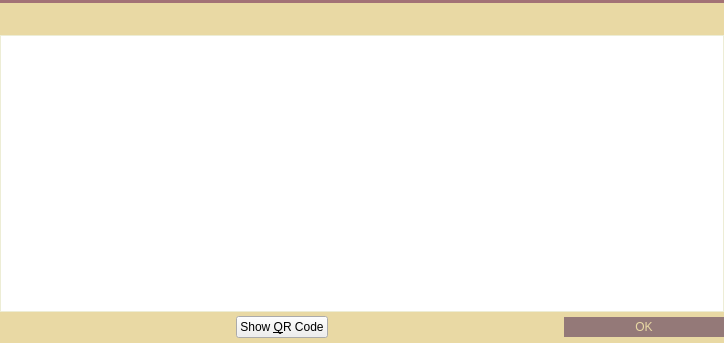
<?xml version="1.0" encoding="UTF-8"?>
<ui version="4.0">
 <class>AddressBookPage</class>
 <widget class="QWidget" name="AddressBookPage">
  <property name="geometry">
   <rect>
    <x>0</x>
    <y>0</y>
    <width>724</width>
    <height>343</height>
   </rect>
  </property>
  <property name="palette">
   <palette>
    <active>
     <colorrole role="Button">
      <brush brushstyle="SolidPattern">
       <color alpha="255">
        <red>233</red>
        <green>217</green>
        <blue>216</blue>
       </color>
      </brush>
     </colorrole>
     <colorrole role="Base">
      <brush brushstyle="SolidPattern">
       <color alpha="255">
        <red>233</red>
        <green>217</green>
        <blue>216</blue>
       </color>
      </brush>
     </colorrole>
     <colorrole role="Window">
      <brush brushstyle="SolidPattern">
       <color alpha="255">
        <red>233</red>
        <green>217</green>
        <blue>216</blue>
       </color>
      </brush>
     </colorrole>
     <colorrole role="Highlight">
      <brush brushstyle="SolidPattern">
       <color alpha="255">
        <red>235</red>
        <green>235</green>
        <blue>235</blue>
       </color>
      </brush>
     </colorrole>
     <colorrole role="HighlightedText">
      <brush brushstyle="SolidPattern">
       <color alpha="255">
        <red>171</red>
        <green>127</green>
        <blue>130</blue>
       </color>
      </brush>
     </colorrole>
    </active>
    <inactive>
     <colorrole role="Button">
      <brush brushstyle="SolidPattern">
       <color alpha="255">
        <red>233</red>
        <green>217</green>
        <blue>216</blue>
       </color>
      </brush>
     </colorrole>
     <colorrole role="Base">
      <brush brushstyle="SolidPattern">
       <color alpha="255">
        <red>233</red>
        <green>217</green>
        <blue>216</blue>
       </color>
      </brush>
     </colorrole>
     <colorrole role="Window">
      <brush brushstyle="SolidPattern">
       <color alpha="255">
        <red>233</red>
        <green>217</green>
        <blue>216</blue>
       </color>
      </brush>
     </colorrole>
     <colorrole role="Highlight">
      <brush brushstyle="SolidPattern">
       <color alpha="255">
        <red>235</red>
        <green>235</green>
        <blue>235</blue>
       </color>
      </brush>
     </colorrole>
     <colorrole role="HighlightedText">
      <brush brushstyle="SolidPattern">
       <color alpha="255">
        <red>171</red>
        <green>127</green>
        <blue>130</blue>
       </color>
      </brush>
     </colorrole>
    </inactive>
    <disabled>
     <colorrole role="Button">
      <brush brushstyle="SolidPattern">
       <color alpha="255">
        <red>233</red>
        <green>217</green>
        <blue>216</blue>
       </color>
      </brush>
     </colorrole>
     <colorrole role="Base">
      <brush brushstyle="SolidPattern">
       <color alpha="255">
        <red>233</red>
        <green>217</green>
        <blue>216</blue>
       </color>
      </brush>
     </colorrole>
     <colorrole role="Window">
      <brush brushstyle="SolidPattern">
       <color alpha="255">
        <red>233</red>
        <green>217</green>
        <blue>216</blue>
       </color>
      </brush>
     </colorrole>
     <colorrole role="Highlight">
      <brush brushstyle="SolidPattern">
       <color alpha="255">
        <red>240</red>
        <green>240</green>
        <blue>240</blue>
       </color>
      </brush>
     </colorrole>
     <colorrole role="HighlightedText">
      <brush brushstyle="SolidPattern">
       <color alpha="255">
        <red>171</red>
        <green>127</green>
        <blue>130</blue>
       </color>
      </brush>
     </colorrole>
    </disabled>
   </palette>
  </property>
  <property name="windowTitle">
   <string>Address Book</string>
  </property>
  <property name="styleSheet">
   <string notr="true">#AddressBookPage {
	background-color: #e9d9a4;
 }</string>
  </property>
  <layout class="QVBoxLayout" name="verticalLayout">
   <property name="spacing">
    <number>0</number>
   </property>
   <property name="margin">
    <number>0</number>
   </property>
   <item>
    <widget class="Line" name="line_6">
     <property name="styleSheet">
      <string notr="true">background-color: #A37276;</string>
     </property>
     <property name="frameShadow">
      <enum>QFrame::Raised</enum>
     </property>
     <property name="lineWidth">
      <number>0</number>
     </property>
     <property name="orientation">
      <enum>Qt::Horizontal</enum>
     </property>
    </widget>
   </item>
   <item>
    <widget class="QWidget" name="wAddressBookHeader" native="true">
     <property name="minimumSize">
      <size>
       <width>0</width>
       <height>32</height>
      </size>
     </property>
     <property name="maximumSize">
      <size>
       <width>16777215</width>
       <height>32</height>
      </size>
     </property>
     <property name="is_header" stdset="0">
      <bool>true</bool>
     </property>
     <layout class="QHBoxLayout" name="horizontalLayout_13">
      <property name="margin">
       <number>0</number>
      </property>
      <item>
       <spacer name="horizontalSpacer_17">
        <property name="orientation">
         <enum>Qt::Horizontal</enum>
        </property>
        <property name="sizeType">
         <enum>QSizePolicy::Fixed</enum>
        </property>
        <property name="sizeHint" stdset="0">
         <size>
          <width>3</width>
          <height>20</height>
         </size>
        </property>
       </spacer>
      </item>
      <item>
       <widget class="QLabel" name="label_25">
        <property name="sizePolicy">
         <sizepolicy hsizetype="Preferred" vsizetype="Preferred">
          <horstretch>0</horstretch>
          <verstretch>0</verstretch>
         </sizepolicy>
        </property>
        <property name="minimumSize">
         <size>
          <width>30</width>
          <height>30</height>
         </size>
        </property>
        <property name="maximumSize">
         <size>
          <width>30</width>
          <height>30</height>
         </size>
        </property>
        <property name="text">
         <string/>
        </property>
        <property name="pixmap">
         <pixmap resource="../res.qrc">:/res/address_book.png</pixmap>
        </property>
       </widget>
      </item>
      <item>
       <widget class="QLabel" name="label_25_1">
        <property name="sizePolicy">
         <sizepolicy hsizetype="Preferred" vsizetype="Preferred">
          <horstretch>0</horstretch>
          <verstretch>0</verstretch>
         </sizepolicy>
        </property>
        <property name="minimumSize">
         <size>
          <width>30</width>
          <height>30</height>
         </size>
        </property>
        <property name="maximumSize">
         <size>
          <width>30</width>
          <height>30</height>
         </size>
        </property>
        <property name="text">
         <string/>
        </property>
        <property name="pixmap">
         <pixmap resource="../res.qrc">:/res/download.png</pixmap>
        </property>
       </widget>
      </item>
      <item>
       <widget class="QLabel" name="label_27">
        <property name="font">
         <font>
          <pointsize>11</pointsize>
          <stylestrategy>PreferAntialias</stylestrategy>
         </font>
        </property>
        <property name="styleSheet">
         <string notr="true">QLabel {
	color: #e9d9a4;
}</string>
        </property>
        <property name="text">
         <string>Address Book</string>
        </property>
       </widget>
      </item>
      <item>
       <widget class="QPushButton" name="bClose">
        <property name="minimumSize">
         <size>
          <width>30</width>
          <height>30</height>
         </size>
        </property>
        <property name="maximumSize">
         <size>
          <width>30</width>
          <height>30</height>
         </size>
        </property>
        <property name="styleSheet">
         <string notr="true">QPushButton {	
	image: url(:/res/close_normal.png);
	border: 0px solid gray;
}
QPushButton:pressed:flat {
	image: url(:/res/close_normal.png);
}

QPushButton:hover {
	image: url(:/res/close_hover.png);
}</string>
        </property>
        <property name="text">
         <string notr="true"/>
        </property>
        <property name="flat">
         <bool>true</bool>
        </property>
       </widget>
      </item>
     </layout>
    </widget>
   </item>
   <item>
    <widget class="QTableView" name="tableView">
     <property name="contextMenuPolicy">
      <enum>Qt::CustomContextMenu</enum>
     </property>
     <property name="toolTip">
      <string>Double-click to edit address or label</string>
     </property>
     <property name="styleSheet">
      <string notr="true"> QScrollBar:vertical {
     border: 0px solid grey;
     background: white;
     width: 9px;
     margin: 24px 0px 0 0px;
 }
 QScrollBar::handle:vertical {
     background: #fdeeb8;
     min-width: 20px;
 }
QScrollBar::sub-line:vertical {
	height: 0px;
    width: 0px;
}

QHeaderView {
	background-color: #e9d9a4;
	font-size: 10;
	text-align:left;
}
QHeaderView::section {
    background-color: #e9d9a4;
    color: #d78a20;
    padding-left: 5px;
    border: 0px solid #6c6c6c;
	text-align:left;
}

/* style the sort indicator */
QHeaderView::down-arrow {
    image: url(down_arrow.png);
}

QHeaderView::up-arrow {
    image: url(up_arrow.png);
}

QTableView {
	border: 1px solid #ededd5;
	selection-background-color: #ebebeb;
	selection-color: rgb(171, 127, 130);
}</string>
     </property>
     <property name="frameShape">
      <enum>QFrame::NoFrame</enum>
     </property>
     <property name="horizontalScrollBarPolicy">
      <enum>Qt::ScrollBarAlwaysOff</enum>
     </property>
     <property name="editTriggers">
      <set>QAbstractItemView::AnyKeyPressed|QAbstractItemView::DoubleClicked|QAbstractItemView::EditKeyPressed</set>
     </property>
     <property name="tabKeyNavigation">
      <bool>false</bool>
     </property>
     <property name="alternatingRowColors">
      <bool>true</bool>
     </property>
     <property name="selectionMode">
      <enum>QAbstractItemView::SingleSelection</enum>
     </property>
     <property name="selectionBehavior">
      <enum>QAbstractItemView::SelectRows</enum>
     </property>
     <property name="showGrid">
      <bool>false</bool>
     </property>
     <attribute name="verticalHeaderVisible">
      <bool>false</bool>
     </attribute>
     <attribute name="verticalHeaderDefaultSectionSize">
      <number>20</number>
     </attribute>
     <attribute name="verticalHeaderMinimumSectionSize">
      <number>20</number>
     </attribute>
    </widget>
   </item>
   <item>
    <layout class="QHBoxLayout" name="horizontalLayout_14">
     <item>
      <spacer name="horizontalSpacer_18">
       <property name="orientation">
        <enum>Qt::Horizontal</enum>
       </property>
       <property name="sizeHint" stdset="0">
        <size>
         <width>40</width>
         <height>20</height>
        </size>
       </property>
      </spacer>
     </item>
     <item>
      <widget class="QPushButton" name="newAddressButton">
       <property name="minimumSize">
        <size>
         <width>31</width>
         <height>31</height>
        </size>
       </property>
       <property name="maximumSize">
        <size>
         <width>31</width>
         <height>31</height>
        </size>
       </property>
       <property name="styleSheet">
        <string notr="true">QPushButton {
	border: 0px solid gray;
	image: url(:/res/add_contact/normal.png);
}

QPushButton:pressed:flat {
	image: url(:/res/add_contact/pressed.png);
}

QPushButton:hover {
	image: url(:/res/add_contact/hover.png);
}

QPushButton:!enabled {
	image: url(:/res/add_contact/disabled.png);
}</string>
       </property>
       <property name="text">
        <string/>
       </property>
       <property name="flat">
        <bool>true</bool>
       </property>
      </widget>
     </item>
     <item>
      <widget class="QPushButton" name="copyToClipboard">
       <property name="minimumSize">
        <size>
         <width>31</width>
         <height>31</height>
        </size>
       </property>
       <property name="maximumSize">
        <size>
         <width>31</width>
         <height>31</height>
        </size>
       </property>
       <property name="styleSheet">
        <string notr="true">QPushButton {
	border: 0px solid gray;
	image: url(:/res/duplicate_contact/normal.png);
}

QPushButton:pressed:flat {
	image: url(:/res/duplicate_contact/click.png);
}

QPushButton:hover {
	image: url(:/res/duplicate_contact/hover.png);
}

QPushButton:!enabled {
	image: url(:/res/duplicate_contact/disabled.png);
}</string>
       </property>
       <property name="text">
        <string/>
       </property>
       <property name="flat">
        <bool>true</bool>
       </property>
      </widget>
     </item>
     <item>
      <widget class="QPushButton" name="editButton">
       <property name="minimumSize">
        <size>
         <width>31</width>
         <height>31</height>
        </size>
       </property>
       <property name="maximumSize">
        <size>
         <width>31</width>
         <height>31</height>
        </size>
       </property>
       <property name="styleSheet">
        <string notr="true">QPushButton {
	border: 0px solid gray;
	image: url(:/res/edit_contact/edit_contact_normal.png);
}

QPushButton:pressed:flat {
	image: url(:/res/edit_contact/edit_contact_pressed.png);
}

QPushButton:hover {
	image: url(:/res/edit_contact/edit_contact_hover.png);
}

QPushButton:!enabled {
	image: url(:/res/edit_contact/edit_contact_disabled.png);
}</string>
       </property>
       <property name="text">
        <string/>
       </property>
       <property name="flat">
        <bool>true</bool>
       </property>
      </widget>
     </item>
     <item>
      <widget class="QPushButton" name="showQRCode">
       <property name="text">
        <string>Show &amp;QR Code</string>
       </property>
       <property name="icon">
        <iconset resource="../floripacoin.qrc">
         <normaloff>:/icons/qrcode</normaloff>:/icons/qrcode</iconset>
       </property>
      </widget>
     </item>
     <item>
      <widget class="QPushButton" name="signMessage">
       <property name="enabled">
        <bool>true</bool>
       </property>
       <property name="minimumSize">
        <size>
         <width>31</width>
         <height>31</height>
        </size>
       </property>
       <property name="maximumSize">
        <size>
         <width>31</width>
         <height>31</height>
        </size>
       </property>
       <property name="styleSheet">
        <string notr="true">QPushButton {
	border: 0px solid gray;
	image: url(:/res/sign/normal.png);
}

QPushButton:pressed:flat {
	image: url(:/res/sign/pressed.png);
}

QPushButton:hover {
	image: url(:/res/sign/hover.png);
}

QPushButton:!enabled {
	image: url(:/res/sign/disabled.png);
}</string>
       </property>
       <property name="text">
        <string/>
       </property>
       <property name="flat">
        <bool>true</bool>
       </property>
      </widget>
     </item>
     <item>
      <widget class="QPushButton" name="verifyMessage">
       <property name="enabled">
        <bool>true</bool>
       </property>
       <property name="minimumSize">
        <size>
         <width>31</width>
         <height>31</height>
        </size>
       </property>
       <property name="maximumSize">
        <size>
         <width>31</width>
         <height>31</height>
        </size>
       </property>
       <property name="styleSheet">
        <string notr="true">QPushButton {
	border: 0px solid gray;
	image: url(:/res/verify/verify_normal.png);
}

QPushButton:pressed:flat {
	image: url(:/res/verify/verify_pressed.png);
}

QPushButton:hover {
	image: url(:/res/verify/verify_hover.png);
}

QPushButton:!enabled {
	image: url(:/res/verify/verify_disabled.png);
}</string>
       </property>
       <property name="text">
        <string/>
       </property>
       <property name="flat">
        <bool>true</bool>
       </property>
      </widget>
     </item>
     <item>
      <widget class="QPushButton" name="deleteButton">
       <property name="minimumSize">
        <size>
         <width>31</width>
         <height>31</height>
        </size>
       </property>
       <property name="maximumSize">
        <size>
         <width>31</width>
         <height>31</height>
        </size>
       </property>
       <property name="styleSheet">
        <string notr="true">QPushButton {
	border: 0px solid gray;
	image: url(:/res/del_contact/delete_contact_normal.png);
}

QPushButton:pressed:flat {
	image: url(:/res/del_contact/delete_contact_pressed.png);
}

QPushButton:hover {
	image: url(:/res/del_contact/delete_contact_hover.png);
}

QPushButton:!enabled {
	image: url(:/res/del_contact/delete_contact_disabled.png);
}</string>
       </property>
       <property name="text">
        <string/>
       </property>
       <property name="flat">
        <bool>true</bool>
       </property>
      </widget>
     </item>
     <item>
      <spacer name="horizontalSpacer_19">
       <property name="orientation">
        <enum>Qt::Horizontal</enum>
       </property>
       <property name="sizeHint" stdset="0">
        <size>
         <width>40</width>
         <height>20</height>
        </size>
       </property>
      </spacer>
     </item>
     <item>
      <widget class="QDialogButtonBox" name="buttonBox">
       <property name="sizePolicy">
        <sizepolicy hsizetype="Maximum" vsizetype="Fixed">
         <horstretch>0</horstretch>
         <verstretch>0</verstretch>
        </sizepolicy>
       </property>
       <property name="styleSheet">
        <string notr="true">QPushButton {
	background-color: #947978;
	color: #e9d9a4;
	border: 0px solid gray;
	max-height: 20px;
	min-height: 20px;
	max-width: 160px;
	min-width: 160px;
}

QPushButton:hover {
	background-color: #d78a20;
}

QPushButton:pressed:flat {
	background-color: #d78a20;
}</string>
       </property>
       <property name="standardButtons">
        <set>QDialogButtonBox::Ok</set>
       </property>
      </widget>
     </item>
    </layout>
   </item>
  </layout>
 </widget>
 <resources>
  <include location="../floripacoin.qrc"/>
  <include location="../res.qrc"/>
 </resources>
 <connections>
  <connection>
   <sender>bClose</sender>
   <signal>clicked()</signal>
   <receiver>AddressBookPage</receiver>
   <slot>close()</slot>
   <hints>
    <hint type="sourcelabel">
     <x>870</x>
     <y>33</y>
    </hint>
    <hint type="destinationlabel">
     <x>447</x>
     <y>189</y>
    </hint>
   </hints>
  </connection>
 </connections>
</ui>
